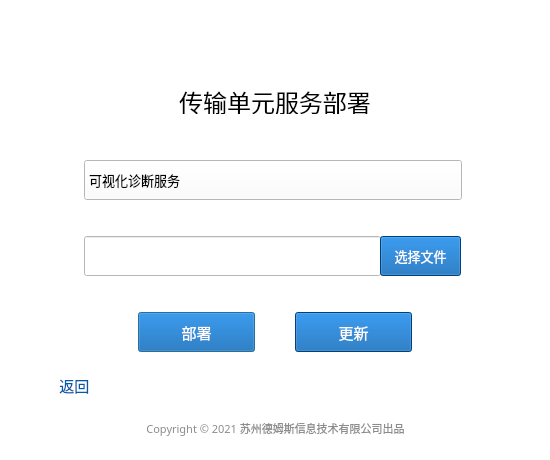
<?xml version="1.0" encoding="UTF-8"?>
<ui version="4.0">
 <class>Deploy</class>
 <widget class="QDialog" name="Deploy">
  <property name="geometry">
   <rect>
    <x>0</x>
    <y>0</y>
    <width>550</width>
    <height>460</height>
   </rect>
  </property>
  <property name="minimumSize">
   <size>
    <width>550</width>
    <height>460</height>
   </size>
  </property>
  <property name="maximumSize">
   <size>
    <width>550</width>
    <height>460</height>
   </size>
  </property>
  <property name="font">
   <font>
    <family>微软雅黑</family>
   </font>
  </property>
  <property name="windowTitle">
   <string>传输单元服务部署工具</string>
  </property>
  <property name="windowIcon">
   <iconset>
    <normaloff>../resource/icon.ico</normaloff>../resource/icon.ico</iconset>
  </property>
  <property name="styleSheet">
   <string notr="true">background-color:white;</string>
  </property>
  <widget class="QPushButton" name="deploy">
   <property name="geometry">
    <rect>
     <x>138</x>
     <y>312</y>
     <width>117</width>
     <height>40</height>
    </rect>
   </property>
   <property name="font">
    <font>
     <family>微软雅黑</family>
     <pointsize>11</pointsize>
    </font>
   </property>
   <property name="styleSheet">
    <string notr="true">QPushButton{
        text-align:center;
        color:white;
        background-color:rgb(0, 91, 171);
}
QPushButton:hover{A
        background-color:rgb(24, 91, 171);
}</string>
   </property>
   <property name="text">
    <string>部署</string>
   </property>
  </widget>
  <widget class="QPushButton" name="update">
   <property name="geometry">
    <rect>
     <x>295</x>
     <y>312</y>
     <width>117</width>
     <height>40</height>
    </rect>
   </property>
   <property name="font">
    <font>
     <family>微软雅黑</family>
     <pointsize>11</pointsize>
    </font>
   </property>
   <property name="styleSheet">
    <string notr="true">QPushButton{
        text-align:center;
        color:white;
        background-color:rgb(0, 91, 171);
}
QPushButton:hover{A
        background-color:rgb(24, 91, 171);
}</string>
   </property>
   <property name="text">
    <string>更新</string>
   </property>
  </widget>
  <widget class="QLabel" name="message">
   <property name="geometry">
    <rect>
     <x>260</x>
     <y>20</y>
     <width>31</width>
     <height>30</height>
    </rect>
   </property>
   <property name="styleSheet">
    <string notr="true"/>
   </property>
   <property name="text">
    <string/>
   </property>
  </widget>
  <widget class="QLabel" name="title">
   <property name="geometry">
    <rect>
     <x>158</x>
     <y>89</y>
     <width>234</width>
     <height>25</height>
    </rect>
   </property>
   <property name="font">
    <font>
     <family>微软雅黑</family>
     <pointsize>18</pointsize>
    </font>
   </property>
   <property name="text">
    <string>传输单元服务部署</string>
   </property>
   <property name="alignment">
    <set>Qt::AlignCenter</set>
   </property>
  </widget>
  <widget class="QLineEdit" name="file_path">
   <property name="geometry">
    <rect>
     <x>84</x>
     <y>236</y>
     <width>297</width>
     <height>40</height>
    </rect>
   </property>
   <property name="font">
    <font>
     <family>微软雅黑</family>
     <pointsize>10</pointsize>
    </font>
   </property>
  </widget>
  <widget class="QPushButton" name="open_file">
   <property name="geometry">
    <rect>
     <x>380</x>
     <y>236</y>
     <width>81</width>
     <height>40</height>
    </rect>
   </property>
   <property name="font">
    <font>
     <family>微软雅黑</family>
     <pointsize>10</pointsize>
    </font>
   </property>
   <property name="styleSheet">
    <string notr="true">QPushButton{
        text-align:center;
        color:white;
        background-color:rgb(0, 91, 171);
}
QPushButton:hover{A
        background-color:rgb(24, 91, 171);
}</string>
   </property>
   <property name="text">
    <string>选择文件</string>
   </property>
  </widget>
  <widget class="QPushButton" name="back">
   <property name="geometry">
    <rect>
     <x>37</x>
     <y>375</y>
     <width>71</width>
     <height>21</height>
    </rect>
   </property>
   <property name="font">
    <font>
     <family>微软雅黑</family>
     <pointsize>11</pointsize>
    </font>
   </property>
   <property name="styleSheet">
    <string notr="true">QPushButton{
        text-align:center;
        color:#005BAB;
		backfground:transparent;
        border-radius:10px;
}
QPushButton:hover{
		backfground:transparent;
        color:rgb(24, 169, 251);
}</string>
   </property>
   <property name="text">
    <string> 返回</string>
   </property>
  </widget>
  <widget class="QComboBox" name="service_type">
   <property name="geometry">
    <rect>
     <x>84</x>
     <y>160</y>
     <width>378</width>
     <height>40</height>
    </rect>
   </property>
   <property name="font">
    <font>
     <family>微软雅黑</family>
     <pointsize>10</pointsize>
    </font>
   </property>
   <property name="styleSheet">
    <string notr="true">QComboBox::drop-down {
     subcontrol-origin: padding;
     subcontrol- position :  top  right ;
     width :  20px ;
      border-left-width :  0px ;

}
 
QComboBox::down-arrow {
     image:url(img/arrow.png);
}</string>
   </property>
   <item>
    <property name="text">
     <string>可视化诊断服务</string>
    </property>
   </item>
  </widget>
  <widget class="QLabel" name="label">
   <property name="geometry">
    <rect>
     <x>40</x>
     <y>380</y>
     <width>16</width>
     <height>13</height>
    </rect>
   </property>
   <property name="styleSheet">
    <string notr="true">background:url(img/back.png);</string>
   </property>
   <property name="text">
    <string/>
   </property>
  </widget>
  <widget class="QLabel" name="label_8">
   <property name="geometry">
    <rect>
     <x>120</x>
     <y>418</y>
     <width>311</width>
     <height>21</height>
    </rect>
   </property>
   <property name="sizePolicy">
    <sizepolicy hsizetype="Expanding" vsizetype="Expanding">
     <horstretch>0</horstretch>
     <verstretch>0</verstretch>
    </sizepolicy>
   </property>
   <property name="font">
    <font>
     <family>微软雅黑</family>
     <pointsize>8</pointsize>
    </font>
   </property>
   <property name="styleSheet">
    <string notr="true">color:rgb(140, 140, 140);</string>
   </property>
   <property name="text">
    <string>Copyright © 2021 苏州德姆斯信息技术有限公司出品</string>
   </property>
   <property name="alignment">
    <set>Qt::AlignCenter</set>
   </property>
  </widget>
  <widget class="QLabel" name="label_11">
   <property name="geometry">
    <rect>
     <x>20</x>
     <y>20</y>
     <width>104</width>
     <height>28</height>
    </rect>
   </property>
   <property name="styleSheet">
    <string notr="true">background:url(img/logo.png);</string>
   </property>
   <property name="text">
    <string/>
   </property>
  </widget>
 </widget>
 <resources/>
 <connections/>
</ui>
